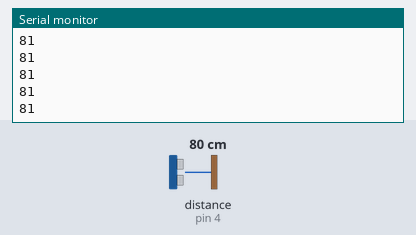
Bench run of a sketch on a simulated Arduino Uno, built with avr-gcc and run on an emulated ATmega328P. Parts: the last lines printed to the serial monitor. The test bench sets the inputs (shaded band); at power-on: distance to the obstacle (sensor on pin 4) 80 cm. The echo pulse lasts 58.3 µs per cm.

Above: at 1.2 s.
1.3 s: distance to the obstacle (sensor on pin 4) set to 2 cm
At 1.35 s:
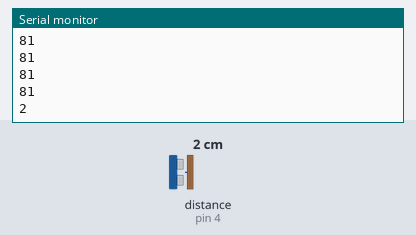
2.8 s: distance to the obstacle (sensor on pin 4) set to 4 cm
At 2.82 s:
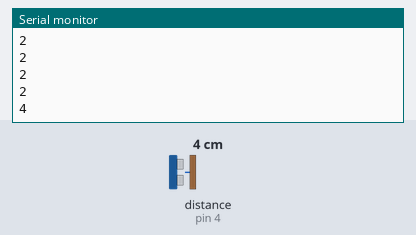
Timing chart, 0 to 5.8 s (numbered marks = the images above; inputs shaded):
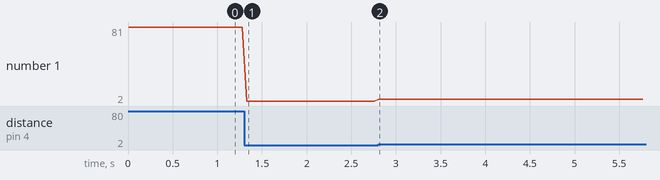

The sketch:

scanning_sonar_test_first.ino
```cpp
#include <NewPing.h>
#define TRIGGER_PIN 3 // Arduino pin tied to trigger pin on ping sensor.
#define ECHO_PIN 4 // Arduino pin tied to echo pin on ping sensor.
#define MAX_DISTANCE 400 // Maximum distance we want to ping for (in centimeters). Maximum sensor distance is rated at 400-500cm.

// Defines Tirg and Echo pins of the Ultrasonic Sensor
const int trigger_pin = TRIGGER_PIN;
const int echo_pin = ECHO_PIN;

NewPing sonar(TRIGGER_PIN, ECHO_PIN, MAX_DISTANCE); // NewPing setup of pins and maximum distance.

void setup()
{
  pinMode(trigger_pin, OUTPUT); // Sets the trigPin as an Output
  pinMode(echo_pin, INPUT); // Sets the echoPin as an Input
  Serial.begin(115200);
}
void loop()
{
      Serial.println(sonar.ping_cm());
      delay(50);
}
```

Measured:
- after the input at 1.3 s, the serial monitor: prints a new line at once (image 1)
- after the input at 2.8 s, the serial monitor: prints a new line at once (image 2)
- plotted number 1: 81 → 2 after the input at 1.3 s, 2 → 4 after the input at 2.8 s
